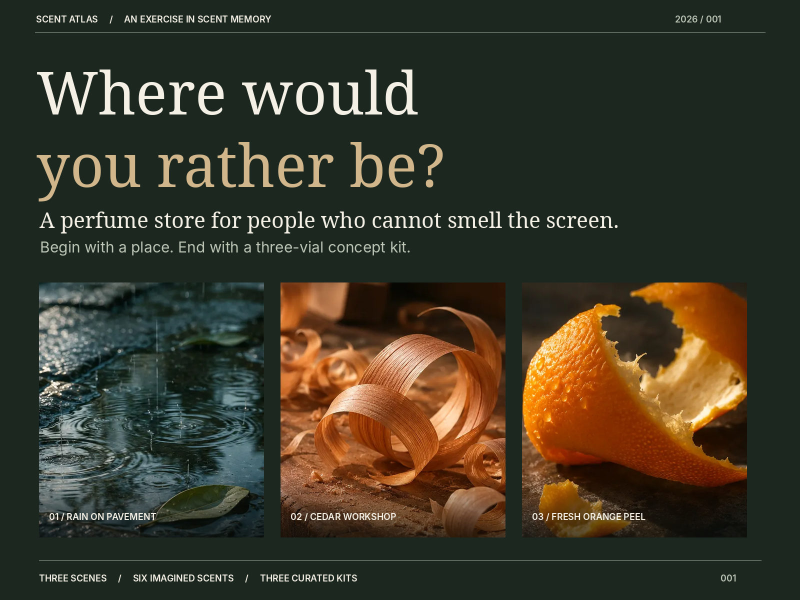
#> input picture projects/scent-atlas/portfolio/COVER-1600x1200.jpg, 1600 x 1200 px, given in place of COVER-1600x1200.png, which was not available (shown at 1/2 size)
$ python make-reel.py
#> lines starting #> are read from the running program, lines starting #| are printed output that depends on the picture
"""A 27 second silent, captioned motion storyboard using authentic UI captures."""
from PIL import Image,ImageDraw,ImageFont,ImageEnhance
from pathlib import Path
import subprocess
root=Path(__file__).resolve().parents[1];out=root/'portfolio';tmp=out/'.frames';tmp.mkdir(exist_ok=True)
shots=[
 ('COVER-1600x1200.png','A SCENT BEGINS SOMEWHERE','A perfume store for people who cannot smell the screen.',None),
 ('../docs/landing-1440.png','CHOOSE A PLACE YOU ALREADY KNOW','Rain on pavement. A cedar workshop. Fresh orange peel.',(0,150,1440,970)),
 ('../docs/rain-1440.png','FOLLOW THE FEELING','From what opens first, to what follows, to what lingers.',(0,0,1440,870)),
 ('../docs/compare-1440.png','SIX SCENTS. PLAIN WORDS.','A genuine comparison, not invented precision.',(0,0,1440,890)),
 ('../docs/cedar-1440.png','DISCOVER A SECOND MEMORY','The familiar, intimate smell of newly worked wood.',(0,0,1440,880)),
 ('../docs/kit-1440.png','ONE LEAD. TWO CONTRASTS.','Three imagined 2 mL vials with a reason to try each.',(0,0,1440,920)),
 ('../docs/complete-1440.png','DEMO COMPLETE. NO ORDER PLACED.','Just a place to imagine. A kit to understand.',(0,0,1440,900)),
]
serif='/usr/share/fonts/truetype/noto/NotoSerif-Regular.ttf';sans='/usr/share/fonts/opentype/inter/Inter-Regular.otf';bold='/usr/share/fonts/opentype/inter/Inter-SemiBold.otf'
W,H=1600,900
for idx,(file,title,desc,crop) in enumerate(shots):
    p=out/file;source=Image.open(p).convert('RGB')
#> further down, source is the input picture: PIL image 1600x1200 RGB; mean R, G, B 60.1, 56.1, 40.6
    if crop:source=source.crop(crop)
    ratio=max(W/source.width,(H-156)/source.height);source=source.resize((round(source.width*ratio),round(source.height*ratio)),Image.Resampling.LANCZOS)
#> after `ratio = max(W / source.width, (H - 156) / source.height)`: ratio = 1
    startx=(source.width-W)//2;starty=(source.height-(H-156))//2
#> after `startx = (source.width - W) // 2`: startx = 0
#> after `starty = (source.height - (H - 156)) // 2`: starty = 228
    canvas=source.crop((startx,starty,startx+W,starty+H-156))
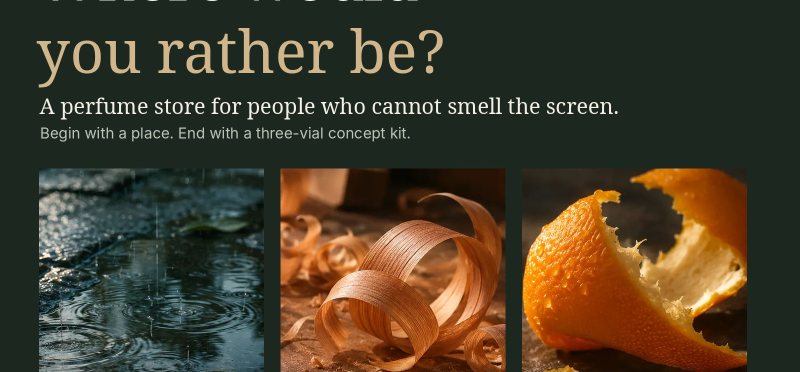
#> canvas: PIL image 1600x744 RGB (shown at 1/2 size); mean R, G, B 70.4, 60.4, 41.3
    frame=Image.new('RGB',(W,H),'#1c271f');frame.paste(canvas,(0,0))
#> after `frame = Image.new('RGB', (W, H), '#1c271f')`:
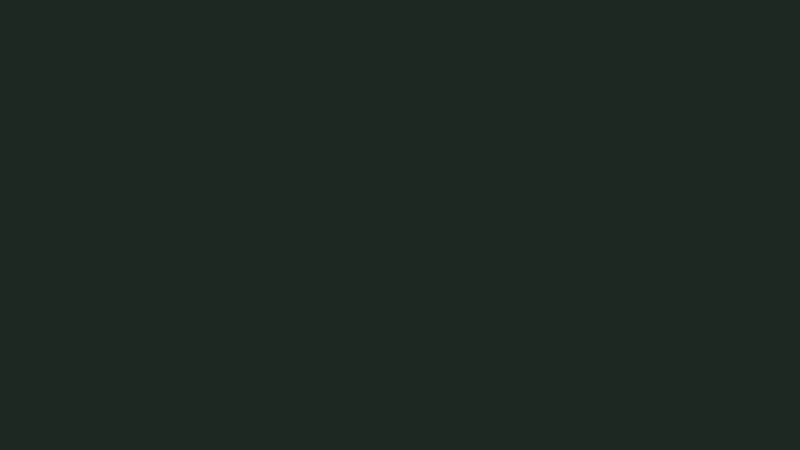
#> frame: PIL image 1600x900 RGB (shown at 1/2 size); mean R, G, B 28, 39, 31
#> after `frame.paste(canvas, (0, 0))`:
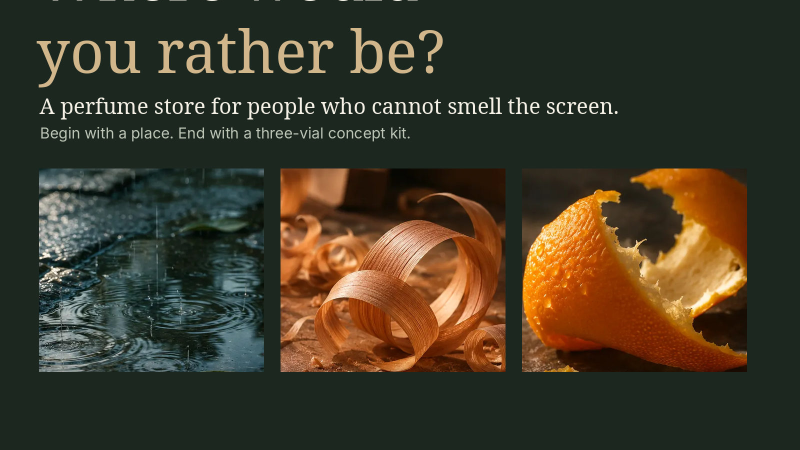
#> frame: PIL image 1600x900 RGB (shown at 1/2 size); mean R, G, B 63.1, 56.7, 39.6
    d=ImageDraw.Draw(frame);d.rectangle((0,H-157,W,H),fill='#1c271f')
    d.line((66,H-151,W-66,H-151),fill='#c0b48a',width=2)
    d.text((68,H-132),f'{idx+1:02}  /  SCENT ATLAS',font=ImageFont.truetype(bold,20),fill='#d2b88c')
    d.text((380,H-133),title,font=ImageFont.truetype(serif,37),fill='#f8f2e5')
    d.text((381,H-73),desc,font=ImageFont.truetype(sans,21),fill='#c1c9bb')
    frame.save(tmp/f'frame-{idx:02d}.png',optimize=True)
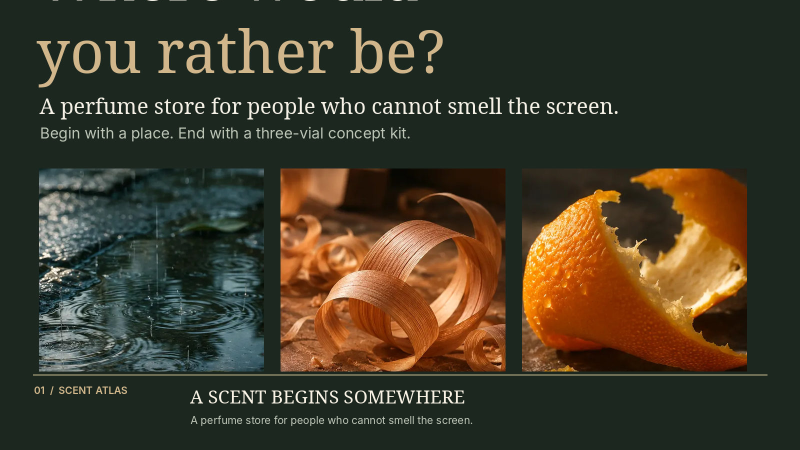
#> saved as frame-00.png: PIL image 1600x900 RGB (shown at 1/2 size); mean R, G, B 64.4, 58, 40.7
#> (the run stopped early here; a loop or call above may not have finished)
